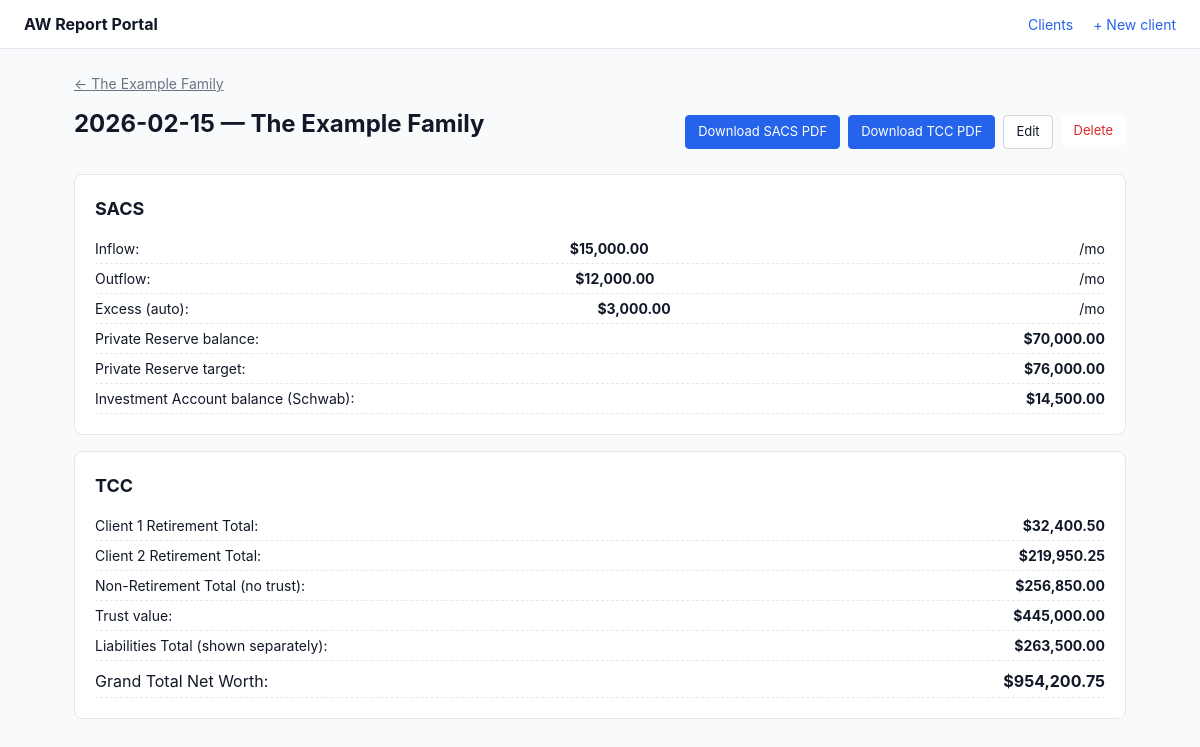
Screenshot of /reports/1 with the database file from the repository.
### tables this page shows
CREATE TABLE clients (
    id INTEGER PRIMARY KEY AUTOINCREMENT,
    label TEXT NOT NULL,
    is_married INTEGER NOT NULL DEFAULT 0,

    client1_name TEXT NOT NULL,
    client1_dob TEXT NOT NULL,
    client1_ssn_last4 TEXT,

    client2_name TEXT,
    client2_dob TEXT,
    client2_ssn_last4 TEXT,

    monthly_salary REAL NOT NULL DEFAULT 0,
    client1_salary REAL NOT NULL DEFAULT 0,
    client2_salary REAL NOT NULL DEFAULT 0,
    monthly_expense_budget REAL NOT NULL DEFAULT 0,
    private_reserve_target_override REAL,

    trust_property_address TEXT,

    created_at TEXT DEFAULT CURRENT_TIMESTAMP,
    updated_at TEXT DEFAULT CURRENT_TIMESTAMP
);

CREATE TABLE reports (
    id INTEGER PRIMARY KEY AUTOINCREMENT,
    client_id INTEGER NOT NULL,
    report_date TEXT NOT NULL,
    inflow_monthly REAL,
    outflow_monthly REAL,
    private_reserve_balance REAL,
    investment_account_balance REAL,
    trust_zillow_value REAL,
    status TEXT NOT NULL DEFAULT 'draft' CHECK (status IN ('draft', 'finalized')),
    created_at TEXT DEFAULT CURRENT_TIMESTAMP,
    finalized_at TEXT,
    FOREIGN KEY (client_id) REFERENCES clients(id) ON DELETE CASCADE
);

### app.py (the view)
    @app.route("/reports/<int:report_id>")
    def report_view(report_id):
        report = dbmod.query("SELECT * FROM reports WHERE id = ?", (report_id,), one=True)
        if not report:
            abort(404)
        balances = {b["account_id"]: dict(b) for b in get_report_balances(report_id)}
        client, deductibles, sacs, tcc, _ = compute_report_results(report["client_id"], dict(report), balances)
        return render_template(
            "report_view.html",
            client=client,
            report=report,
            sacs=sacs,
            tcc=tcc,
            deductibles=deductibles,
            calc_age=calc_age,
        )

### app.py (called while the page is built)
def get_client_or_404(client_id: int):
    c = dbmod.query("SELECT * FROM clients WHERE id = ?", (client_id,), one=True)
    if not c:
        abort(404)
    return c

def get_accounts(client_id: int):
    return dbmod.query(
        "SELECT * FROM accounts WHERE client_id = ? ORDER BY category, owner, sort_order, id",
        (client_id,),
    )

def get_deductibles(client_id: int):
    return dbmod.query(
        "SELECT * FROM insurance_deductibles WHERE client_id = ? ORDER BY id",
        (client_id,),
    )

def get_report_balances(report_id: int):
    return dbmod.query(
        "SELECT * FROM account_balances WHERE report_id = ?",
        (report_id,),
    )

def build_account_balances(client_id: int, balances_by_account: dict[int, dict]) -> list[AccountBalance]:
    accounts = get_accounts(client_id)
    result = []
    for a in accounts:
        b = balances_by_account.get(a["id"], {})
        result.append(
            AccountBalance(
                account_id=a["id"],
                category=a["category"],
                owner=a["owner"],
                balance=b.get("balance") or 0,
                cash_balance=b.get("cash_balance"),
                interest_rate=a["interest_rate"],
                account_type=a["account_type"],
                nickname=a["nickname"] or "",
                account_number_last4=a["account_number_last4"] or "",
            )
        )
    return result

### calculations.py (called while the page is built)
def compute_sacs(
    inflow: float,
    outflow: float,
    monthly_expense_budget: float,
    insurance_deductibles_total: float,
    private_reserve_balance: float,
    investment_account_balance: float,
    private_reserve_target_override: float | None = None,
) -> SACSResult:
    excess = (inflow or 0) - (outflow or 0)
    if private_reserve_target_override is not None:
        target = private_reserve_target_override
    else:
        target = 6 * (monthly_expense_budget or 0) + (insurance_deductibles_total or 0)
    return SACSResult(
        inflow=inflow or 0,
        outflow=outflow or 0,
        excess=excess,
        private_reserve_target=target,
        private_reserve_balance=private_reserve_balance or 0,
        investment_account_balance=investment_account_balance or 0,
    )

### db.py (called while the page is built)
def get_db():
    if "db" not in g:
        g.db = sqlite3.connect(current_app.config["DATABASE_PATH"])
        g.db.row_factory = sqlite3.Row
        g.db.execute("PRAGMA foreign_keys = ON")
    return g.db

### templates/report_view.html (shortened to what this page needs)
{% extends "base.html" %}
{% block content %}
<div class="breadcrumb"><a href="{{ url_for('client_detail', client_id=client.id) }}">← {{ client.label }}</a></div>
<div class="page-head">
  <h1>{{ report.report_date }} — {{ client.label }}</h1>
  <div class="page-head-actions">
    <a class="btn primary" href="{{ url_for('report_pdf', report_id=report.id, kind='sacs') }}">Download SACS PDF</a>
    <a class="btn primary" href="{{ url_for('report_pdf', report_id=report.id, kind='tcc') }}">Download TCC PDF</a>
    <a class="btn" href="{{ url_for('report_edit', report_id=report.id) }}">Edit</a>
    <form method="post" action="{{ url_for('report_delete', report_id=report.id) }}" style="display:inline"
          onsubmit="return confirm('Delete this report?')">
      <button class="btn danger ghost" type="submit">Delete</button>
    </form>
  </div>
</div>
<section class="card">
  <h2>SACS</h2>
  <ul class="kv">
    <li>Inflow: <strong>{{ sacs.inflow | usd }}</strong> /mo</li>
    <li>Outflow: <strong>{{ sacs.outflow | usd }}</strong> /mo</li>
    <li>Excess (auto): <strong>{{ sacs.excess | usd }}</strong> /mo</li>
    <li>Private Reserve balance: <strong>{{ sacs.private_reserve_balance | usd }}</strong></li>
    <li>Private Reserve target: <strong>{{ sacs.private_reserve_target | usd }}</strong></li>
    <li>Investment Account balance (Schwab): <strong>{{ sacs.investment_account_balance | usd }}</strong></li>
  </ul>
</section>
<section class="card">
  <h2>TCC</h2>
  <ul class="kv">
    <li>Client 1 Retirement Total: <strong>{{ tcc.client1_retirement_total | usd }}</strong></li>
    {% if client.is_married %}<li>Client 2 Retirement Total: <strong>{{ tcc.client2_retirement_total | usd }}</strong></li>{% endif %}
    <li>Non-Retirement Total (no trust): <strong>{{ tcc.non_retirement_total | usd }}</strong></li>
    <li>Trust value: <strong>{{ tcc.trust_value | usd }}</strong></li>
    <li>Liabilities Total (shown separately): <strong>{{ tcc.liabilities_total | usd }}</strong></li>
    <li class="grand">Grand Total Net Worth: <strong>{{ tcc.grand_total_net_worth | usd }}</strong></li>
  </ul>
</section>
{% endblock %}

### static/style.css (style rules this page uses)
:root { --blue: #2563eb; --blue-dark: #1d4ed8; --green: #16a34a; --red: #dc2626; --gray-50: #f9fafb; --gray-100: #f3f4f6; --gray-200: #e5e7eb; --gray-300: #d1d5db; --gray-500: #6b7280; --gray-700: #374151; --gray-900: #111827; }
* { box-sizing: border-box; }
body { margin: 0; font-family: -apple-system, system-ui, "Segoe UI", Roboto, sans-serif; color: var(--gray-900); background: var(--gray-50); font-size: 14px; line-height: 1.5; }
a { color: var(--blue); }
.breadcrumb { margin-bottom: 12px; color: var(--gray-500); }
.breadcrumb a { color: var(--gray-500); }
h1 { font-size: 24px; margin: 0 0 16px; }
h2 { font-size: 18px; margin: 0 0 12px; }
.page-head { display: flex; justify-content: space-between; align-items: center; margin-bottom: 16px; }
.page-head-actions { display: flex; gap: 8px; }
.card { background: white; border: 1px solid var(--gray-200); border-radius: 8px; padding: 20px; margin-bottom: 16px; }
.btn { display: inline-block; padding: 6px 12px; border: 1px solid var(--gray-300); border-radius: 4px; background: white; color: var(--gray-900); text-decoration: none; cursor: pointer; font-size: 13px; font-family: inherit; }
.btn.primary { background: var(--blue); border-color: var(--blue); color: white; }
.btn.danger { color: var(--red); border-color: var(--red); }
.btn.danger.ghost { background: white; }
.btn.ghost { background: transparent; border-color: transparent; }
.kv { list-style: none; padding: 0; margin: 0; }
.kv li { padding: 4px 0; display: flex; justify-content: space-between; border-bottom: 1px dashed var(--gray-200); }
.kv li.grand { font-size: 16px; padding-top: 8px; }

### rows the page displays
clients: label "The Example Family"
reports: report_date "2026-02-15", inflow "$15,000.00", outflow "$12,000.00", private_reserve_balance "$70,000.00", investment_account_balance "$14,500.00", trust_value "$445,000.00"

### other values shown
{{ sacs.excess | usd }} "$3,000.00"
{{ sacs.private_reserve_target | usd }} "$76,000.00"
{{ tcc.client1_retirement_total | usd }} "$32,400.50"
{{ tcc.client2_retirement_total | usd }} "$219,950.25"
{{ tcc.non_retirement_total | usd }} "$256,850.00"
{{ tcc.liabilities_total | usd }} "$263,500.00"
{{ tcc.grand_total_net_worth | usd }} "$954,200.75"
